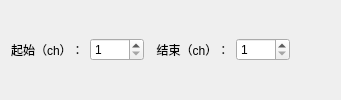
          <widget class="QWidget" name="page_section">
           <layout class="QHBoxLayout" name="horizontalLayout_5">
            <item>
             <widget class="QLabel" name="label_15">
              <property name="text">
               <string>起始（ch）：</string>
              </property>
             </widget>
            </item>
            <item>
             <widget class="QSpinBox" name="spinBox_section_start">
              <property name="minimum">
               <number>1</number>
              </property>
              <property name="maximum">
               <number>2048</number>
              </property>
             </widget>
            </item>
            <item>
             <widget class="QLabel" name="label_16">
              <property name="text">
               <string>  结束（ch）：</string>
              </property>
             </widget>
            </item>
            <item>
             <widget class="QSpinBox" name="spinBox_section_end">
              <property name="minimum">
               <number>1</number>
              </property>
              <property name="maximum">
               <number>2048</number>
              </property>
             </widget>
            </item>
            <item>
             <spacer name="horizontalSpacer_2">
              <property name="orientation">
               <enum>Qt::Horizontal</enum>
              </property>
              <property name="sizeHint" stdset="0">
               <size>
                <width>40</width>
                <height>20</height>
               </size>
              </property>
             </spacer>
            </item>
           </layout>
          </widget>
